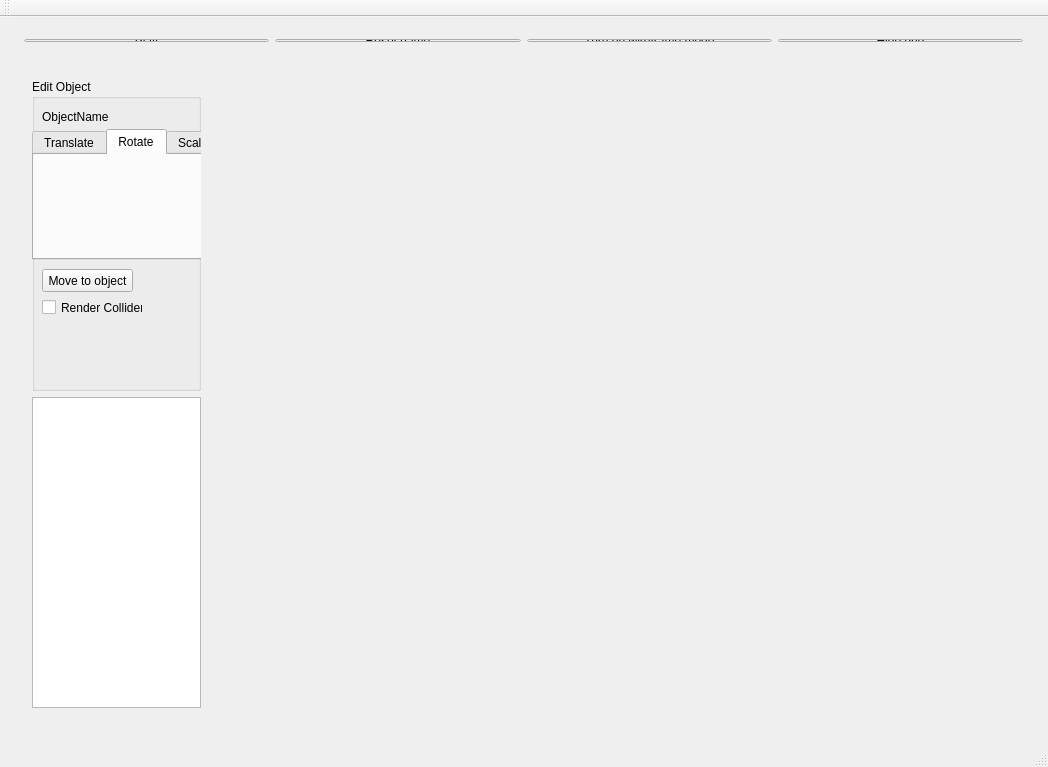
<?xml version="1.0" encoding="UTF-8"?>
<ui version="4.0">
 <class>MainWindow</class>
 <widget class="QMainWindow" name="MainWindow">
  <property name="geometry">
   <rect>
    <x>0</x>
    <y>0</y>
    <width>1048</width>
    <height>767</height>
   </rect>
  </property>
  <property name="windowTitle">
   <string>OpenGL in Qt is great fun!</string>
  </property>
  <widget class="QWidget" name="centralWidget">
   <property name="minimumSize">
    <size>
     <width>1047</width>
     <height>714</height>
    </size>
   </property>
   <layout class="QVBoxLayout" name="verticalLayout">
    <property name="spacing">
     <number>15</number>
    </property>
    <item>
     <widget class="QWidget" name="Buttons" native="true">
      <property name="sizePolicy">
       <sizepolicy hsizetype="Preferred" vsizetype="Preferred">
        <horstretch>0</horstretch>
        <verstretch>0</verstretch>
       </sizepolicy>
      </property>
      <property name="minimumSize">
       <size>
        <width>0</width>
        <height>0</height>
       </size>
      </property>
      <property name="maximumSize">
       <size>
        <width>16777215</width>
        <height>25</height>
       </size>
      </property>
      <property name="baseSize">
       <size>
        <width>1030</width>
        <height>25</height>
       </size>
      </property>
      <widget class="QWidget" name="horizontalLayoutWidget">
       <property name="geometry">
        <rect>
         <x>2</x>
         <y>0</y>
         <width>1021</width>
         <height>25</height>
        </rect>
       </property>
       <layout class="QHBoxLayout" name="horizontalLayout_3">
        <property name="sizeConstraint">
         <enum>QLayout::SetMaximumSize</enum>
        </property>
        <item>
         <widget class="QPushButton" name="playButton">
          <property name="minimumSize">
           <size>
            <width>0</width>
            <height>0</height>
           </size>
          </property>
          <property name="text">
           <string>Play</string>
          </property>
         </widget>
        </item>
        <item>
         <widget class="QPushButton" name="resetGameButton">
          <property name="text">
           <string>Reset game</string>
          </property>
         </widget>
        </item>
        <item>
         <widget class="QPushButton" name="wireframeButton">
          <property name="text">
           <string>Turn on wireframe mode</string>
          </property>
         </widget>
        </item>
        <item>
         <widget class="QPushButton" name="axisButton">
          <property name="text">
           <string>Hide grid</string>
          </property>
         </widget>
        </item>
       </layout>
      </widget>
     </widget>
    </item>
    <item>
     <widget class="QWidget" name="horizontalWidget_2" native="true">
      <property name="maximumSize">
       <size>
        <width>16777215</width>
        <height>16777215</height>
       </size>
      </property>
      <property name="baseSize">
       <size>
        <width>1030</width>
        <height>0</height>
       </size>
      </property>
      <widget class="QWidget" name="layoutWidget">
       <property name="geometry">
        <rect>
         <x>221</x>
         <y>1</y>
         <width>801</width>
         <height>651</height>
        </rect>
       </property>
       <layout class="QVBoxLayout" name="OpenGLLayout"/>
      </widget>
      <widget class="QWidget" name="verticalLayoutWidget">
       <property name="geometry">
        <rect>
         <x>10</x>
         <y>0</y>
         <width>191</width>
         <height>651</height>
        </rect>
       </property>
       <layout class="QVBoxLayout" name="OutlinerObjectEdit">
        <item>
         <widget class="QGroupBox" name="groupBox">
          <property name="title">
           <string>Edit Object</string>
          </property>
          <widget class="QTabWidget" name="TransformTabs">
           <property name="geometry">
            <rect>
             <x>0</x>
             <y>50</y>
             <width>191</width>
             <height>131</height>
            </rect>
           </property>
           <property name="currentIndex">
            <number>1</number>
           </property>
           <widget class="QWidget" name="TranslateTab">
            <attribute name="title">
             <string>Translate</string>
            </attribute>
            <widget class="QWidget" name="horizontalLayoutWidget_4">
             <property name="geometry">
              <rect>
               <x>10</x>
               <y>10</y>
               <width>169</width>
               <height>22</height>
              </rect>
             </property>
             <layout class="QHBoxLayout" name="TranslateX">
              <item>
               <widget class="QLabel" name="TranslateXLabel">
                <property name="text">
                 <string>X Translate</string>
                </property>
               </widget>
              </item>
              <item>
               <widget class="QLineEdit" name="TranslateXValues">
                <property name="maximumSize">
                 <size>
                  <width>100</width>
                  <height>16777215</height>
                 </size>
                </property>
                <property name="maxLength">
                 <number>10</number>
                </property>
               </widget>
              </item>
             </layout>
            </widget>
            <widget class="QWidget" name="horizontalLayoutWidget_2">
             <property name="geometry">
              <rect>
               <x>10</x>
               <y>70</y>
               <width>169</width>
               <height>22</height>
              </rect>
             </property>
             <layout class="QHBoxLayout" name="TranslateZ">
              <item>
               <widget class="QLabel" name="TranslateZLabel">
                <property name="text">
                 <string>Z Translate</string>
                </property>
               </widget>
              </item>
              <item>
               <widget class="QLineEdit" name="TranslateZValues">
                <property name="maximumSize">
                 <size>
                  <width>100</width>
                  <height>16777215</height>
                 </size>
                </property>
                <property name="maxLength">
                 <number>10</number>
                </property>
               </widget>
              </item>
             </layout>
            </widget>
            <widget class="QWidget" name="horizontalLayoutWidget_3">
             <property name="geometry">
              <rect>
               <x>10</x>
               <y>40</y>
               <width>169</width>
               <height>22</height>
              </rect>
             </property>
             <layout class="QHBoxLayout" name="TranslateY">
              <item>
               <widget class="QLabel" name="TranslateYLabel">
                <property name="text">
                 <string>Y Translate</string>
                </property>
               </widget>
              </item>
              <item>
               <widget class="QLineEdit" name="TranslateYValues">
                <property name="maximumSize">
                 <size>
                  <width>100</width>
                  <height>16777215</height>
                 </size>
                </property>
                <property name="maxLength">
                 <number>10</number>
                </property>
               </widget>
              </item>
             </layout>
            </widget>
           </widget>
           <widget class="QWidget" name="RotateTab">
            <attribute name="title">
             <string>Rotate</string>
            </attribute>
            <widget class="QWidget" name="horizontalLayoutWidget_9">
             <property name="geometry">
              <rect>
               <x>10</x>
               <y>70</y>
               <width>169</width>
               <height>22</height>
              </rect>
             </property>
             <layout class="QHBoxLayout" name="RotatePitch">
              <item>
               <widget class="QLabel" name="RotatePitchLabel">
                <property name="text">
                 <string>Pitch Rotate</string>
                </property>
               </widget>
              </item>
              <item>
               <widget class="QLineEdit" name="RotatePitchValues">
                <property name="maximumSize">
                 <size>
                  <width>100</width>
                  <height>16777215</height>
                 </size>
                </property>
                <property name="maxLength">
                 <number>10</number>
                </property>
               </widget>
              </item>
             </layout>
            </widget>
            <widget class="QWidget" name="horizontalLayoutWidget_8">
             <property name="geometry">
              <rect>
               <x>10</x>
               <y>10</y>
               <width>169</width>
               <height>22</height>
              </rect>
             </property>
             <layout class="QHBoxLayout" name="RotateRoll">
              <item>
               <widget class="QLabel" name="RotateRollLabel">
                <property name="text">
                 <string>Roll Rotate</string>
                </property>
               </widget>
              </item>
              <item>
               <widget class="QLineEdit" name="RotateRollValues">
                <property name="maximumSize">
                 <size>
                  <width>100</width>
                  <height>16777215</height>
                 </size>
                </property>
                <property name="maxLength">
                 <number>10</number>
                </property>
               </widget>
              </item>
             </layout>
            </widget>
            <widget class="QWidget" name="horizontalLayoutWidget_10">
             <property name="geometry">
              <rect>
               <x>10</x>
               <y>40</y>
               <width>169</width>
               <height>22</height>
              </rect>
             </property>
             <layout class="QHBoxLayout" name="RotateYaw">
              <item>
               <widget class="QLabel" name="RotateYawLabel">
                <property name="text">
                 <string>Yaw Rotate</string>
                </property>
               </widget>
              </item>
              <item>
               <widget class="QLineEdit" name="RotateYawValues">
                <property name="maximumSize">
                 <size>
                  <width>100</width>
                  <height>16777215</height>
                 </size>
                </property>
                <property name="maxLength">
                 <number>10</number>
                </property>
               </widget>
              </item>
             </layout>
            </widget>
           </widget>
           <widget class="QWidget" name="ScaleTab">
            <attribute name="title">
             <string>Scale</string>
            </attribute>
            <widget class="QWidget" name="horizontalLayoutWidget_7">
             <property name="geometry">
              <rect>
               <x>10</x>
               <y>40</y>
               <width>169</width>
               <height>22</height>
              </rect>
             </property>
             <layout class="QHBoxLayout" name="ScaleY">
              <item>
               <widget class="QLabel" name="ScaleYLabel">
                <property name="text">
                 <string>Y Scale</string>
                </property>
               </widget>
              </item>
              <item>
               <widget class="QLineEdit" name="ScaleYValues">
                <property name="maximumSize">
                 <size>
                  <width>100</width>
                  <height>16777215</height>
                 </size>
                </property>
                <property name="maxLength">
                 <number>10</number>
                </property>
               </widget>
              </item>
             </layout>
            </widget>
            <widget class="QWidget" name="horizontalLayoutWidget_5">
             <property name="geometry">
              <rect>
               <x>10</x>
               <y>10</y>
               <width>169</width>
               <height>22</height>
              </rect>
             </property>
             <layout class="QHBoxLayout" name="ScaleX">
              <item>
               <widget class="QLabel" name="ScaleXLabel">
                <property name="text">
                 <string>X Scale</string>
                </property>
               </widget>
              </item>
              <item>
               <widget class="QLineEdit" name="ScaleXValues">
                <property name="maximumSize">
                 <size>
                  <width>100</width>
                  <height>16777215</height>
                 </size>
                </property>
                <property name="maxLength">
                 <number>10</number>
                </property>
               </widget>
              </item>
             </layout>
            </widget>
            <widget class="QWidget" name="horizontalLayoutWidget_6">
             <property name="geometry">
              <rect>
               <x>10</x>
               <y>70</y>
               <width>169</width>
               <height>22</height>
              </rect>
             </property>
             <layout class="QHBoxLayout" name="ScaleZ">
              <item>
               <widget class="QLabel" name="ScaleZLabel">
                <property name="text">
                 <string>Z Scale</string>
                </property>
               </widget>
              </item>
              <item>
               <widget class="QLineEdit" name="ScaleZValues">
                <property name="maximumSize">
                 <size>
                  <width>100</width>
                  <height>16777215</height>
                 </size>
                </property>
                <property name="maxLength">
                 <number>10</number>
                </property>
               </widget>
              </item>
             </layout>
            </widget>
           </widget>
          </widget>
          <widget class="QPushButton" name="moveToButton">
           <property name="geometry">
            <rect>
             <x>10</x>
             <y>190</y>
             <width>91</width>
             <height>23</height>
            </rect>
           </property>
           <property name="text">
            <string>Move to object</string>
           </property>
          </widget>
          <widget class="QLabel" name="ObjectName">
           <property name="geometry">
            <rect>
             <x>10</x>
             <y>30</y>
             <width>171</width>
             <height>16</height>
            </rect>
           </property>
           <property name="text">
            <string>ObjectName</string>
           </property>
          </widget>
          <widget class="QCheckBox" name="renderCollidersCheckBox">
           <property name="geometry">
            <rect>
             <x>10</x>
             <y>220</y>
             <width>101</width>
             <height>17</height>
            </rect>
           </property>
           <property name="text">
            <string>Render Colliders</string>
           </property>
          </widget>
         </widget>
        </item>
        <item>
         <widget class="QListWidget" name="listWidget">
          <property name="sizePolicy">
           <sizepolicy hsizetype="Preferred" vsizetype="Preferred">
            <horstretch>0</horstretch>
            <verstretch>0</verstretch>
           </sizepolicy>
          </property>
         </widget>
        </item>
       </layout>
      </widget>
     </widget>
    </item>
   </layout>
  </widget>
  <widget class="QMenuBar" name="menuBar">
   <property name="geometry">
    <rect>
     <x>0</x>
     <y>0</y>
     <width>1048</width>
     <height>21</height>
    </rect>
   </property>
  </widget>
  <widget class="QToolBar" name="mainToolBar">
   <attribute name="toolBarArea">
    <enum>TopToolBarArea</enum>
   </attribute>
   <attribute name="toolBarBreak">
    <bool>false</bool>
   </attribute>
  </widget>
  <widget class="QStatusBar" name="statusBar"/>
 </widget>
 <layoutdefault spacing="6" margin="11"/>
 <resources/>
 <connections/>
</ui>
